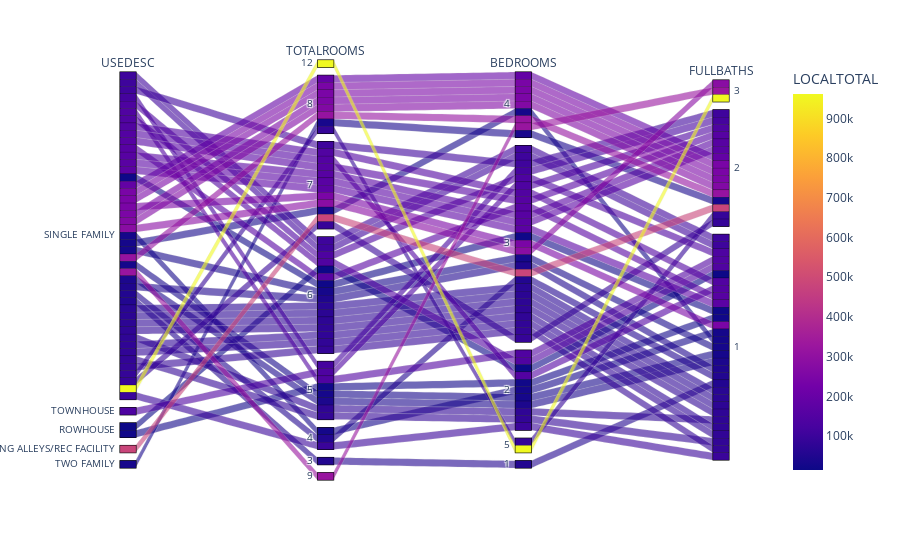

Here is the notebook cell this chart was saved with:
### Markdown cell above
### Plot Data

### Code cell
# Plot data
px.parallel_categories(
    data,
    dimensions=["USEDESC", "TOTALROOMS", "BEDROOMS", "FULLBATHS"],
    color="LOCALTOTAL" # "TOTALROOMS"
)

### Figure 1 — Plotly figure (JSON) as saved in the notebook; plotly's stock layout.template omitted (floating-point values rounded to 4 significant figures)
{"data": [{"dimensions": [{"label": "USEDESC", "values": ["SINGLE FAMILY", "SINGLE FAMILY", "SINGLE FAMILY", "SINGLE FAMILY", "TOWNHOUSE", "ROWHOUSE", "SINGLE FAMILY", "SINGLE FAMILY", "SINGLE FAMILY", "SINGLE FAMILY", "BOWLING ALLEYS/REC FACILITY", "SINGLE FAMILY", "SINGLE FAMILY", "SINGLE FAMILY", "SINGLE FAMILY", "SINGLE FAMILY", "SINGLE FAMILY", "SINGLE FAMILY", "SINGLE FAMILY", "SINGLE FAMILY", "SINGLE FAMILY", "SINGLE FAMILY", "SINGLE FAMILY", "SINGLE FAMILY", "SINGLE FAMILY", "SINGLE FAMILY", "SINGLE FAMILY", "SINGLE FAMILY", "SINGLE FAMILY", "SINGLE FAMILY", "SINGLE FAMILY", "SINGLE FAMILY", "SINGLE FAMILY", "SINGLE FAMILY", "SINGLE FAMILY", "SINGLE FAMILY", "SINGLE FAMILY", "SINGLE FAMILY", "SINGLE FAMILY", "SINGLE FAMILY", "SINGLE FAMILY", "SINGLE FAMILY", "SINGLE FAMILY", "SINGLE FAMILY", "TWO FAMILY", "ROWHOUSE", "SINGLE FAMILY", "SINGLE FAMILY", "SINGLE FAMILY", "SINGLE FAMILY"]}, {"categoryarray": [12, 8, 7, 6, 5, 4, 3, 9], "categoryorder": "array", "label": "TOTALROOMS", "ticktext": [12, 8, 7, 6, 5, 4, 3, 9], "values": [6, 5, 5, 6, 5, 6, 8, 6, 6, 6, 7, 12, 7, 8, 6, 5, 6, 6, 4, 8, 7, 8, 6, 7, 7, 6, 7, 7, 7, 4, 7, 4, 5, 7, 3, 6, 6, 5, 8, 7, 8, 6, 5, 6, 8, 5, 6, 9, 8, 7]}, {"categoryarray": [4, 3, 2, 5, 1], "categoryorder": "array", "label": "BEDROOMS", "ticktext": [4, 3, 2, 5, 1], "values": [3, 2, 2, 3, 3, 2, 4, 3, 3, 3, 3, 5, 3, 4, 3, 2, 3, 3, 2, 5, 3, 4, 3, 3, 3, 3, 3, 3, 3, 3, 3, 2, 2, 3, 1, 2, 3, 2, 4, 2, 4, 3, 3, 3, 4, 2, 3, 4, 4, 4]}, {"categoryarray": [3, 2, 1], "categoryorder": "array", "label": "FULLBATHS", "ticktext": [3, 2, 1], "values": [1, 1, 1, 1, 2, 1, 2, 1, 1, 1, 2, 3, 1, 2, 1, 1, 1, 1, 1, 2, 2, 2, 1, 2, 2, 1, 3, 2, 1, 1, 1, 1, 1, 2, 1, 1, 1, 1, 2, 1, 2, 1, 2, 1, 2, 1, 1, 3, 2, 1]}], "domain": {"x": [0, 1], "y": [0, 1]}, "line": {"color": [47000, 31700, 77900, 69100, 139200, 14500, 188700, 104400, 73600, 159700, 481600, 961300, 169200, 247600, 18300, 41700, 66800, 31200, 28600, 87900, 91000, 243800, 79800, 158100, 160400, 77000, 282500, 166300, 243900, 53600, 145000, 96700, 82100, 107300, 53800, 142800, 81000, 142500, 262700, 150000, 312300, 137900, 117200, 105200, 34300, 21400, 86200, 320800, 241700, 29700], "coloraxis": "coloraxis"}, "name": "", "type": "parcats"}], "layout": {"autosize": true, "coloraxis": {"colorbar": {"title": {"text": "LOCALTOTAL"}}, "colorscale": [[0, "#0d0887"], [0.1111, "#46039f"], [0.2222, "#7201a8"], [0.3333, "#9c179e"], [0.4444, "#bd3786"], [0.5556, "#d8576b"], [0.6667, "#ed7953"], [0.7778, "#fb9f3a"], [0.8889, "#fdca26"], [1, "#f0f921"]]}, "legend": {"tracegroupgap": 0}, "margin": {"t": 60}}}
